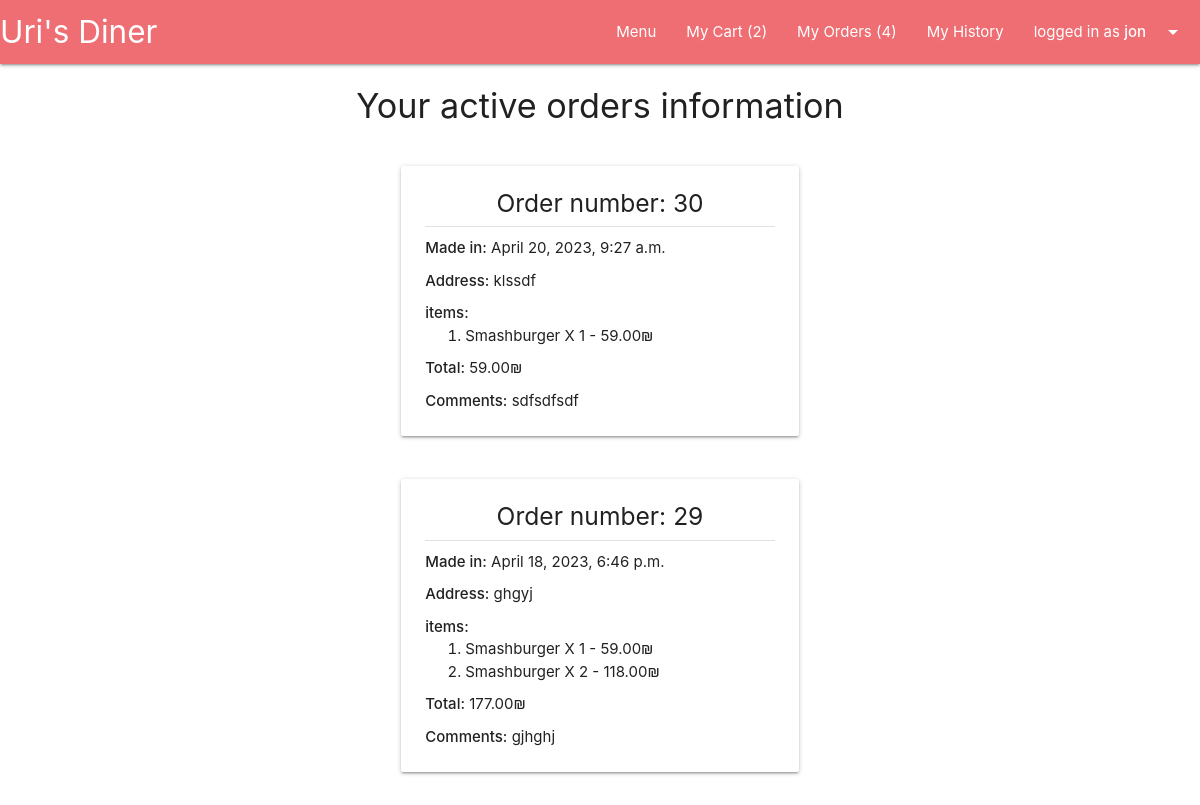
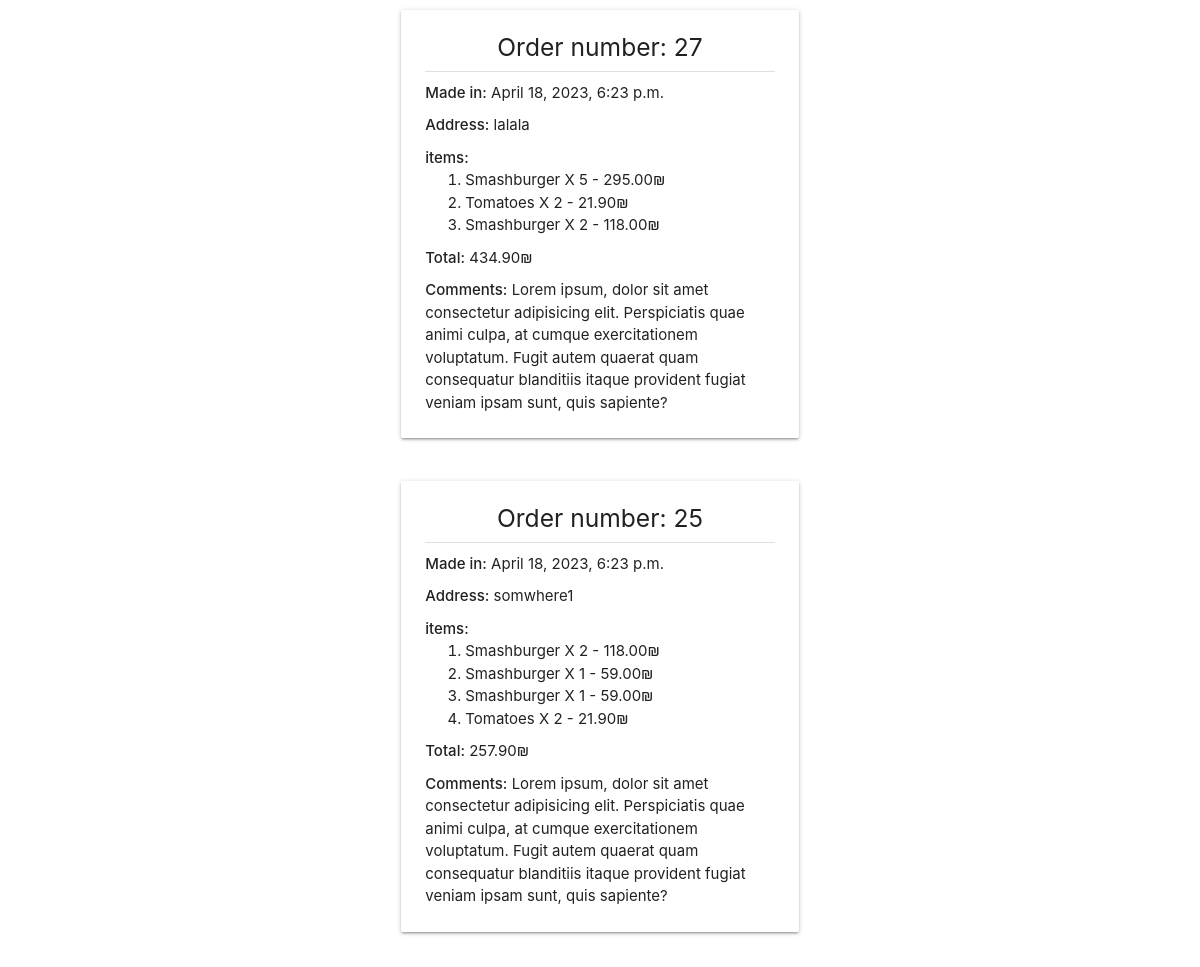
The app's page /delivery/ (signed in), older data (2 pictures, top to bottom).
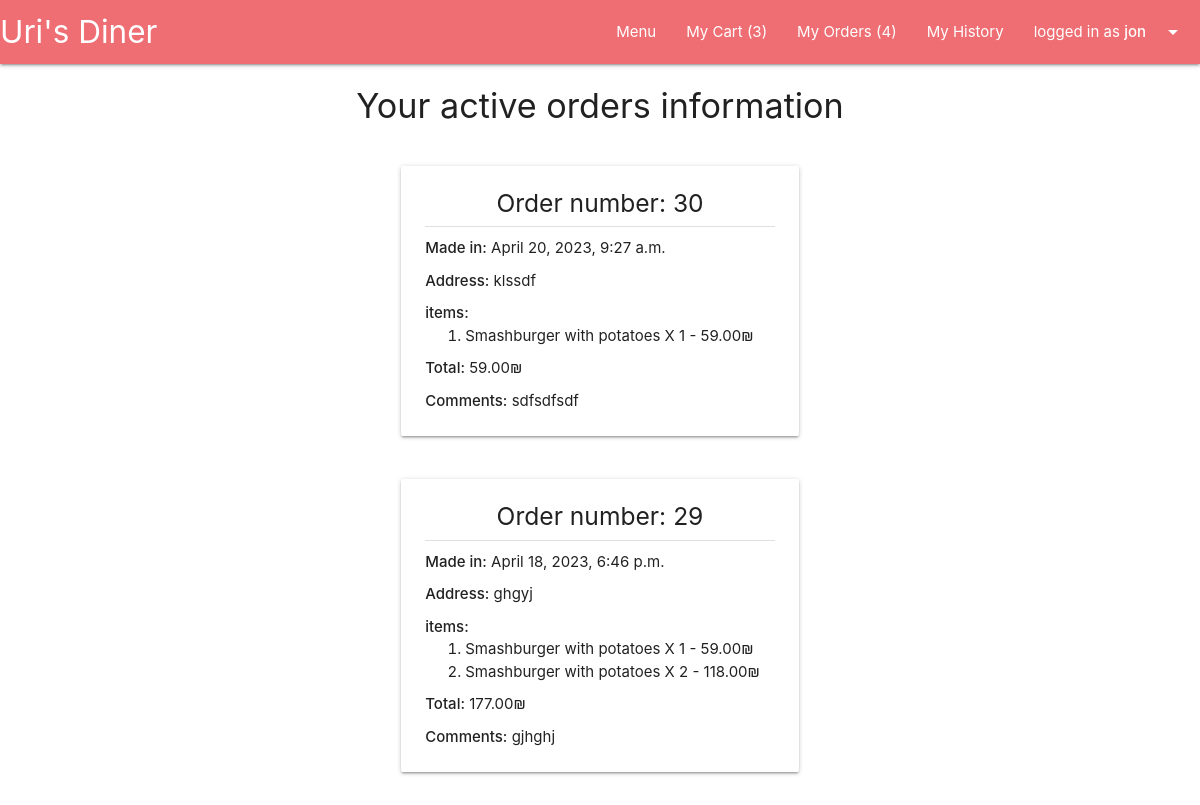
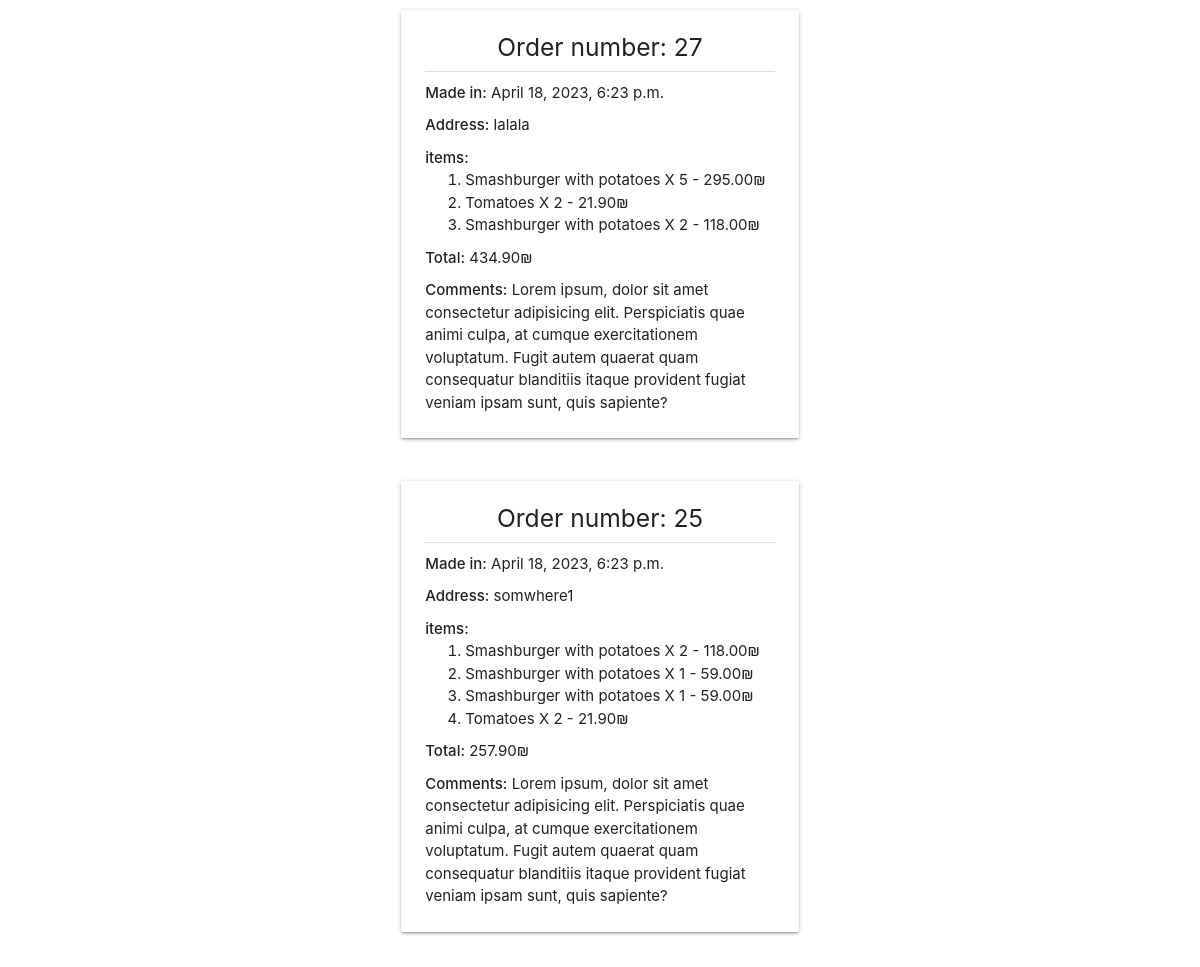
The same page, newer data (2 pictures, top to bottom).
### main/models.py (models this page shows, shortened)
class Item(models.Model):
    dish = models.ForeignKey(Dish, on_delete=models.CASCADE, blank=False)
    cart = models.ForeignKey(Cart, on_delete=models.CASCADE, blank=False)
    amount = models.IntegerField(blank=False, default=1)
    @property
    def item_total(self):
        total = self.amount * self.dish.price
        return total

class Dish(models.Model):
    name = models.CharField(max_length=50, blank=False)
    price = models.DecimalField(max_digits=5, decimal_places=2, blank=False)
    description = models.CharField(max_length=300, blank=False)
    is_gluten_free = models.BooleanField(default=False)
    is_vegeterian = models.BooleanField(default=False)
    category = models.ForeignKey(Category, on_delete=models.CASCADE, limit_choices_to={'is_deleted':False})
    is_deleted = models.BooleanField(default=False)
    image_Url = models.TextField(null=True, blank=True)
    image_file = models.ImageField(upload_to=dish_image_path, null=True, blank=True)

### main/views.py (the view)
# urls.py: path('delivery/', views.show_delivery, name="show_delivery"),
@login_required(login_url='user_login')
def show_delivery(request):
    open_orders = sorted(request.user.cart_set.filter(delivery__is_delivered=False), key=lambda order: order.delivery.created, reverse=True)
    return render(request, 'main/delivery.html', {'open_orders':open_orders})

### main/context_processors.py (called while the page is built)
def site_wide_data(request):
    try:
        data = {
        'open_orders_number' : len(Cart.objects.filter(delivery__is_delivered=False)),
        'my_open_orders_number' : len(Delivery.objects.filter(order__user=request.user).filter(is_delivered=False)),
        'my_cart_items_number' : len(User.objects.get(id=request.user.id).cart_set.last().item_set.all())
        }
    except:
        data = {}
    return data

### main/models.py (called while the page is built)
    @property
    def total_to_pay(self):
        total = sum(item.item_total for item in self.item_set.all())
        return total

### main/templates/main/delivery.html (shortened to what this page needs)
{% extends 'layouts/main.html' %}
{% block main-content %}
<div class="container">
  <div class="row">
    <div class="col l12 center-align">
      <h4>Your active orders information</h4>
    </div>
  </div>
  {% for order in open_orders %}
  <div class="row">
    <div class="col l6 offset-l3">
      <div class="card">
        <div class="card-content">
          <h5 class="center-align no-top-margin">Order number: {{order.delivery.order_id}}
          </h5>
          <div class="divider"></div>
          <div>
            <div class="more-top-bottom-margin"><strong>Made in:</strong>
              {{order.delivery.created}}
            </div>
            <div class="more-top-bottom-margin"><strong>Address:</strong>
              {{order.delivery.address}}
            </div>
            <strong>items:</strong>
            <ol class="no-top-bottom-margin">
              {% for item in order.item_set.all %}
              <li>
                {{item.dish.name}} X {{item.amount}} -
                {{item.item_total}}₪
              </li>
              {% endfor %}
            </ol>
          </div>
          <div class="more-top-bottom-margin"><strong>Total:</strong>
            {{order.total_to_pay}}₪
          </div>
          <div><strong>Comments:</strong> {{order.delivery.comment}}
          </div>
        </div>
      </div>
    </div>
  </div>
  {% endfor %}
</div>
{% endblock main-content %}

### templates/common/navbar.html (shortened to what this page needs)
<nav>
  <div class="nav-wrapper">
    <a href="{% url 'main' %}" class="brand-logo">Uri's Diner</a>
    <ul class="right">
      <li><a href="{% url 'menu_all_categories' %}">Menu</a></li>
      {% if request.user.username %}
      {% if request.user.is_staff == True %}
      <li><a href="{% url 'manage_orders' %}">Open Orders
          ({{open_orders_number}})</a></li>
      <li><a href="{% url 'show_orders_history' %}">Orders History</a></li>
      {% else %}
      <li><a href="{% url 'show_cart' %}">My Cart
          ({{my_cart_items_number}})</a></li>
      <li><a href="{% url 'show_delivery' %}">My Orders
          ({{my_open_orders_number}})
        </a></li>
      <li><a href="{% url 'user_history' %}">My History</a></li>
      {% endif %}
      <li><a class="dropdown-trigger" href="#!"
          data-target="user-dropdown">logged in as
          <strong>{{request.user.username}}</strong><i
            class="material-icons right">arrow_drop_down</i></a></li>
      {% else %}
      <li><a href="{% url 'user_login' %}">Log In</a></li>
      <li><a href="{% url 'user_signup' %}">Sign up</a></li>
      {% endif %}
    </ul>
  </div>
</nav>

Row changes from the older to the newer data that the page shows:
changed through a linked row, Item (number 1 of 10 on the later page): dish.name "Smashburger" → "Smashburger with potatoes"
changed through a linked row, Item (number 2 of 10 on the later page): dish.name "Smashburger" → "Smashburger with potatoes"
changed through a linked row, Item (number 3 of 10 on the later page): dish.name "Smashburger" → "Smashburger with potatoes"
changed through a linked row, Item (number 4 of 10 on the later page): dish.name "Smashburger" → "Smashburger with potatoes"
changed through a linked row, Item (number 6 of 10 on the later page): dish.name "Smashburger" → "Smashburger with potatoes"
changed through a linked row, Item (number 7 of 10 on the later page): dish.name "Smashburger" → "Smashburger with potatoes"
changed through a linked row, Item (number 8 of 10 on the later page): dish.name "Smashburger" → "Smashburger with potatoes"
changed through a linked row, Item (number 9 of 10 on the later page): dish.name "Smashburger" → "Smashburger with potatoes"
Text that changed along with them:
{{ my_cart_items_number }}: "2" → "3"
